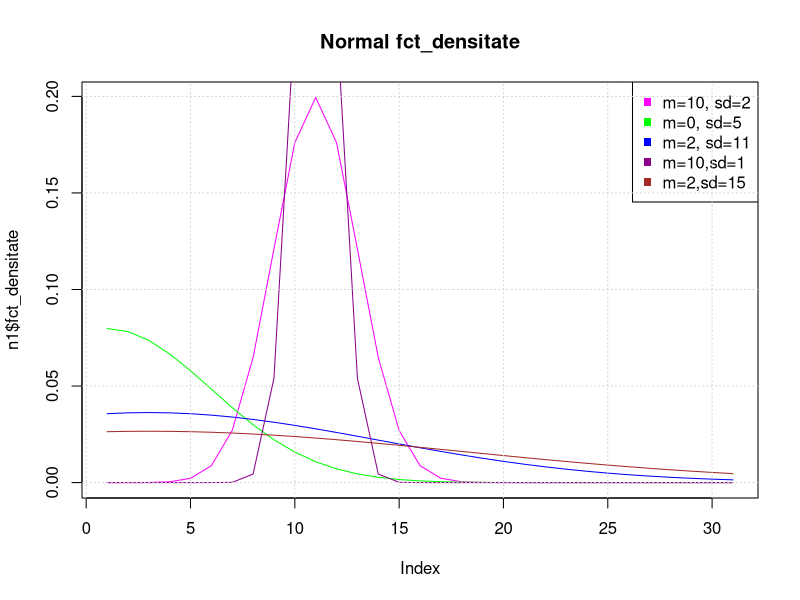
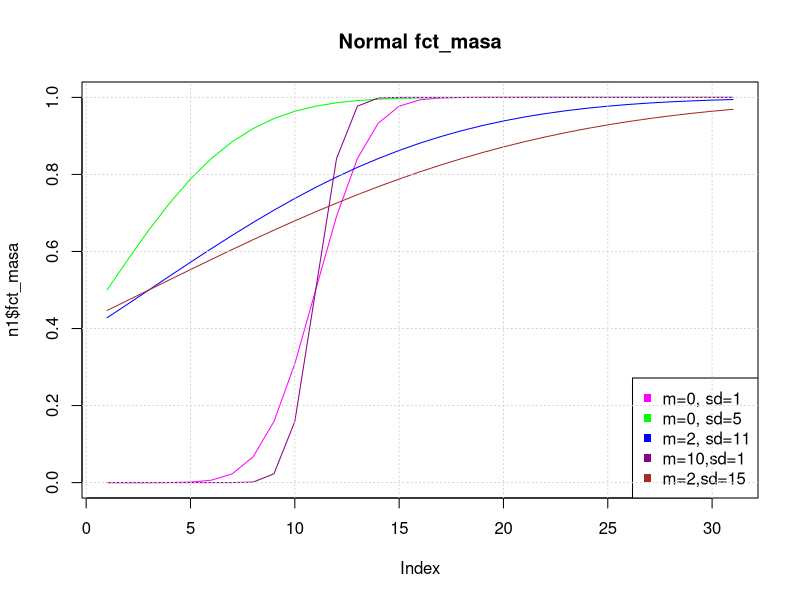
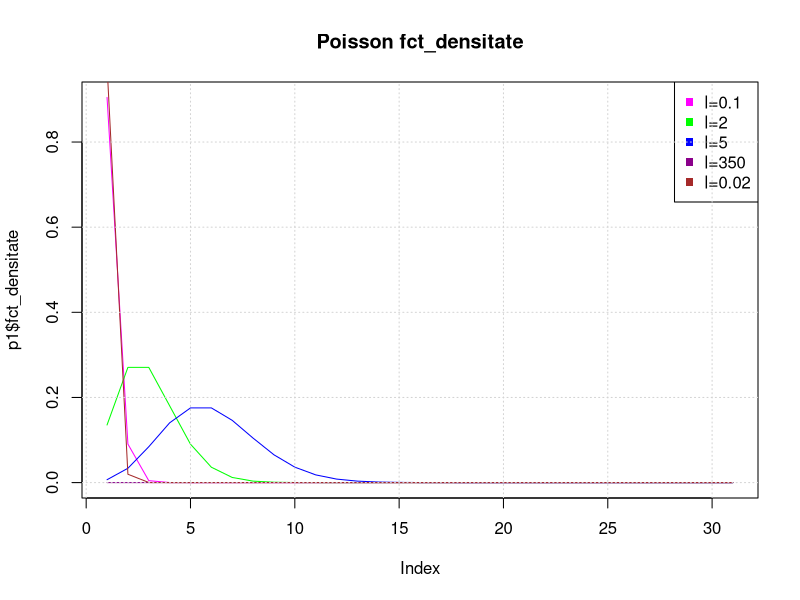
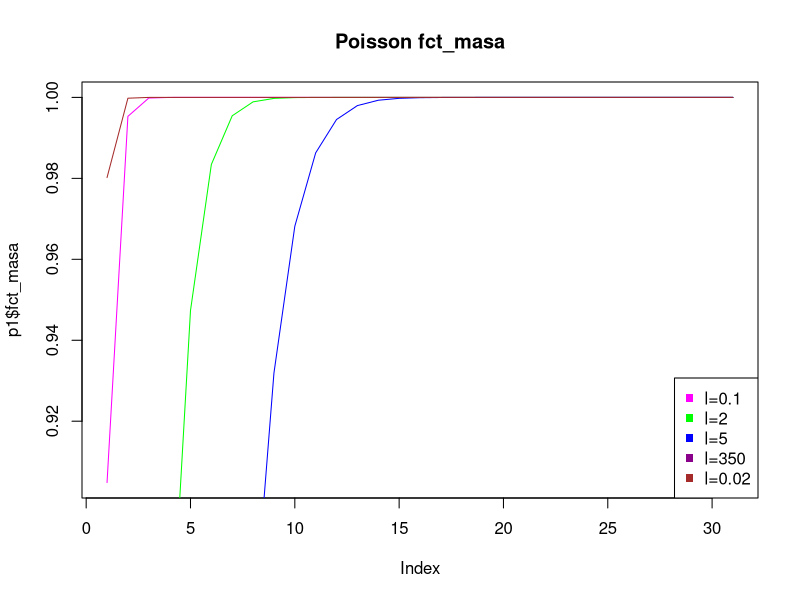
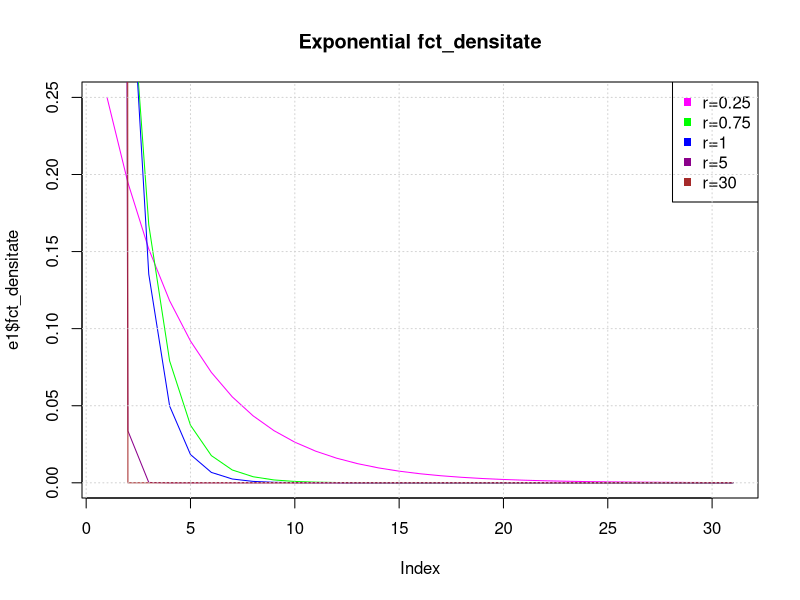
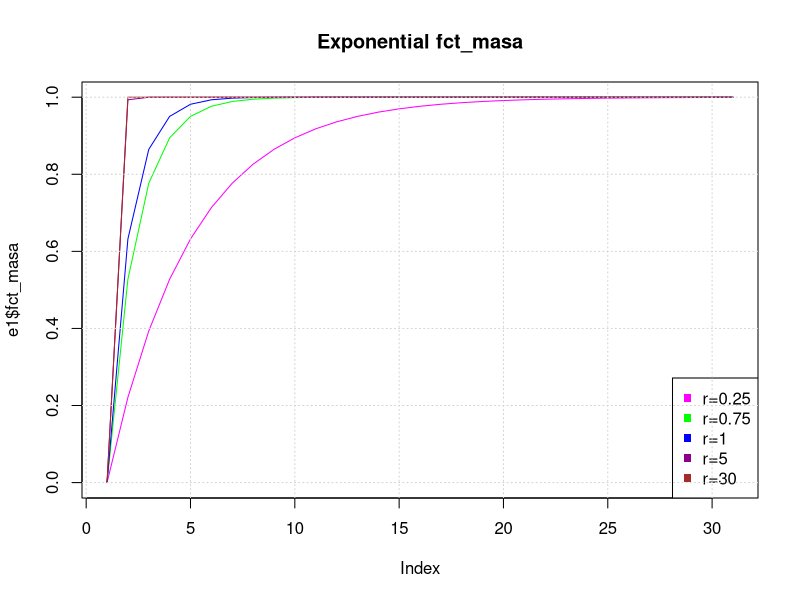
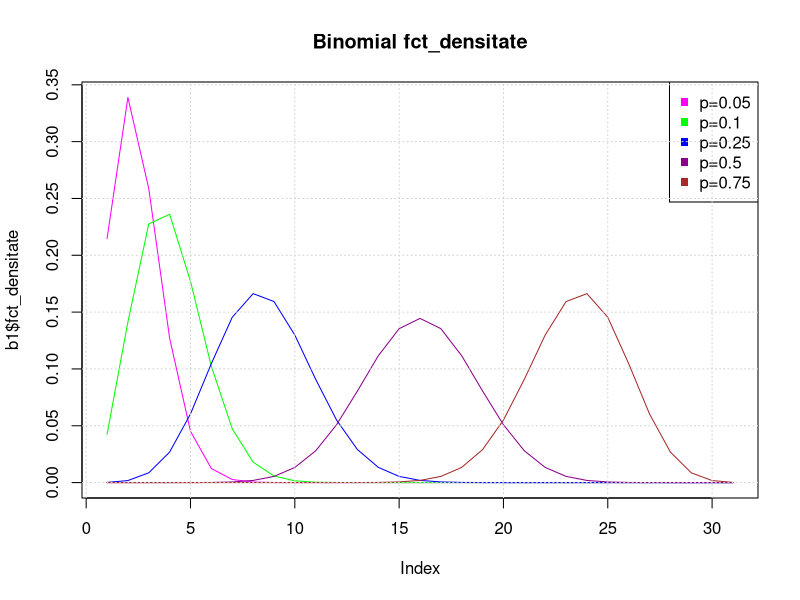
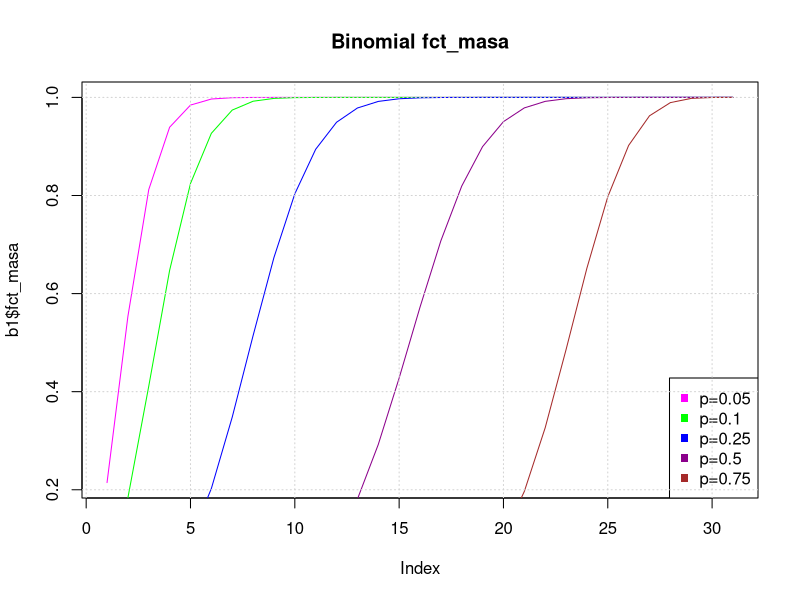

Write the R code that produced these figures, in order. (Note: this script raises an error after producing the figures.)
## ---- chunk 1
knitr::opts_chunk$set(include = TRUE, echo = TRUE, message=FALSE)
options(warn = -1)
## ---- chunk 2
N = rnorm(1000,500)
mean(N)
var(N)
## ---- chunk 3
P = rpois(1000,500)
mean(P)
var(P)
## ---- chunk 4
E = rexp(1000,10)
mean(E)
var(E)
## ---- chunk 5
B = rbinom(1000, 10, 0.1)
mean(B)
var(B)
## ---- chunk 6
# graficele normal
n1 = data.frame(fct_densitate=dnorm(0:30, 10, 2), fct_masa=pnorm(0:30, 10, 2))
n2 = data.frame(fct_densitate=dnorm(0:30, 0, 5), fct_masa=pnorm(0:30, 0, 5))
n3 = data.frame(fct_densitate=dnorm(0:30, 2, 11), fct_masa=pnorm(0:30, 2, 11))
n4 = data.frame(fct_densitate=dnorm(0:30, 10, 1), fct_masa=pnorm(0:30, 10, 1))
n5 = data.frame(fct_densitate=dnorm(0:30, 2, 15), fct_masa=pnorm(0:30, 2, 15))

plot(n1$fct_densitate, type="l",col="magenta", main="Normal fct_densitate")
lines(n2$fct_densitate,type="l",col="green")
lines(n3$fct_densitate,type="l",col="blue")
lines(n4$fct_densitate,type="l",col="darkmagenta")
lines(n5$fct_densitate,type="l",col="brown")
legend("topright",c("m=10, sd=2","m=0, sd=5","m=2, sd=11","m=10,sd=1", "m=2,sd=15"), col=c("magenta","green","blue","darkmagenta","brown"),pch=15)
grid()

## ---- chunk 7
plot(n1$fct_masa,type="l",col="magenta", main="Normal fct_masa") 
lines(n2$fct_masa,type="l",col="green")
lines(n3$fct_masa,type="l",col="blue")
lines(n4$fct_masa,type="l",col="darkmagenta")
lines(n5$fct_masa,type="l",col="brown")
legend("bottomright",c("m=0, sd=1","m=0, sd=5","m=2, sd=11","m=10,sd=1", "m=2,sd=15"), col=c("magenta","green","blue","darkmagenta","brown"),pch=15)
grid()

## ---- chunk 8
# graficele poisson
p1 = data.frame(fct_densitate=dpois(0:30, 0.1), fct_masa=ppois(0:30, 0.1))
p2 = data.frame(fct_densitate=dpois(0:30, 2), fct_masa=ppois(0:30, 2))
p3 = data.frame(fct_densitate=dpois(0:30, 5), fct_masa=ppois(0:30, 5))
p4 = data.frame(fct_densitate=dpois(0:30, 350), fct_masa=ppois(0:30, 350))
p5 = data.frame(fct_densitate=dpois(0:30, 0.02), fct_masa=ppois(0:30, 0.02))

plot(p1$fct_densitate, type="l",col="magenta", main="Poisson fct_densitate") 
lines(p2$fct_densitate,type="l",col="green")
lines(p3$fct_densitate,type="l",col="blue")
lines(p4$fct_densitate,type="l",col="darkmagenta")
lines(p5$fct_densitate,type="l",col="brown")
legend("topright",c("l=0.1","l=2","l=5","l=350", "l=0.02"), col=c("magenta","green","blue","darkmagenta","brown"),pch=15)
grid()

## ---- chunk 9
plot(p1$fct_masa,type="l",col="magenta", main="Poisson fct_masa") 
lines(p2$fct_masa,type="l",col="green")
lines(p3$fct_masa,type="l",col="blue")
lines(p4$fct_masa,type="l",col="darkmagenta")
lines(p5$fct_masa,type="l",col="brown")
legend("bottomright",c("l=0.1","l=2","l=5","l=350", "l=0.02"), col=c("magenta","green","blue","darkmagenta","brown"),pch=15)
## ---- chunk 10
# graficele exponential
e1 = data.frame(fct_densitate=dexp(0:30, 0.25), fct_masa=pexp(0:30, 0.25))
e2 = data.frame(fct_densitate=dexp(0:30, 0.75), fct_masa=pexp(0:30, 0.75))
e3 = data.frame(fct_densitate=dexp(0:30, 1), fct_masa=pexp(0:30, 1))
e4 = data.frame(fct_densitate=dexp(0:30, 5), fct_masa=pexp(0:30, 5))
e5 = data.frame(fct_densitate=dexp(0:30, 30), fct_masa=pexp(0:30, 30))

plot(e1$fct_densitate, type="l",col="magenta", main="Exponential fct_densitate")
lines(e2$fct_densitate,type="l",col="green")
lines(e3$fct_densitate,type="l",col="blue")
lines(e4$fct_densitate,type="l",col="darkmagenta")
lines(e5$fct_densitate,type="l",col="brown")
legend("topright",c("r=0.25","r=0.75","r=1","r=5", "r=30"), col=c("magenta","green","blue","darkmagenta","brown"),pch=15)
grid()

## ---- chunk 11
plot(e1$fct_masa,type="l" ,col="magenta", main="Exponential fct_masa") 
lines(e2$fct_masa,type="l",col="green")
lines(e3$fct_masa,type="l",col="blue")
lines(e4$fct_masa,type="l",col="darkmagenta")
lines(e5$fct_masa,type="l",col="brown")
legend("bottomright",c("r=0.25","r=0.75","r=1","r=5", "r=30"), col=c("magenta","green","blue","darkmagenta","brown"),pch=15)
grid()

## ---- chunk 12
# graficele binomial
b1 = data.frame(fct_densitate=dbinom(0:30, 30, 0.05), fct_masa=pbinom(0:30, 30, 0.05))
b2 = data.frame(fct_densitate=dbinom(0:30, 30, 0.1), fct_masa=pbinom(0:30, 30, 0.1))
b3 = data.frame(fct_densitate=dbinom(0:30, 30, 0.25), fct_masa=pbinom(0:30, 30, 0.25))
b4 = data.frame(fct_densitate=dbinom(0:30, 30, 0.5), fct_masa=pbinom(0:30, 30, 0.5))
b5 = data.frame(fct_densitate=dbinom(0:30, 30, 0.75), fct_masa=pbinom(0:30, 30, 0.75))

plot(b1$fct_densitate, type="l",col="magenta", main="Binomial fct_densitate")
lines(b2$fct_densitate,type="l",col="green")
lines(b3$fct_densitate,type="l",col="blue")
lines(b4$fct_densitate,type="l",col="darkmagenta")
lines(b5$fct_densitate,type="l",col="brown")
legend("topright",c("p=0.05","p=0.1","p=0.25","p=0.5", "p=0.75"), col=c("magenta","green","blue","darkmagenta","brown"),pch=15)
grid()
## ---- chunk 13
plot(b1$fct_masa,type="l",col="magenta", main="Binomial fct_masa")
lines(b2$fct_masa,type="l",col="green")
lines(b3$fct_masa,type="l",col="blue")
lines(b4$fct_masa,type="l",col="darkmagenta")
lines(b5$fct_masa,type="l",col="brown")
legend("bottomright",c("p=0.05","p=0.1","p=0.25","p=0.5", "p=0.75"), col=c("magenta","green","blue","darkmagenta","brown"),pch=15)
grid()
## ---- chunk 14
matr <- matrix(numeric(10 * 6), ncol = 6,
               dimnames = list(
                 1:10,
                 c(
                   "K",
                   "Binomiala",
                   "Poisson",
                   "Normala",
                   "Normala Corectie",
                   "Camp-Paulson"
                  
                 )
               ))
## ---- chunk 15


AppBp <- function(n, p) {
  x <- matrix(numeric(10 * 6), ncol = 6,
              dimnames = list(
                1:10,
                c(
                  "K",
                  "Binomiala",
                  "Poisson",
                  "Normala",
                  "Normala Corectie",
                  "Camp-Paulson"
                 
                )
              ))
  x[,1] <- 1:10
  for(k in 1:10){
    lambda <- n * p
    
    # binomiala
    x[, 2] <- pbinom(1:10, n, p)
    
    # poisson
    x[, 3] <- ppois(1:10, lambda)
    error <- max(abs(x[, 1] - x[, 2]))
    
    # normala corectie
    q = 1 - p
    y <-rnorm(n, n * p, sqrt(n * p * q)) # generare n v.a. normale de medie np
    z.cc <- ((k + 0.5) - n*p / sqrt(n*p*q))  # cu coeficient de corectie
    x[k, 5] <- pnorm(z.cc)
     
    # normala
    z.ncc <- (k - n*p / sqrt(n*p*q)) # fara coeficient de corectie
    x[k, 4] <- pnorm(z.ncc)
   
    # paulson
    a <- (1 / (9 * (n - k)))
    b <- 1 / (9 * (k + 1))
    r <- ((k + 1) * (1 - p) / (p * (n - k)))
    u <- 1 - a
    C <- (1 - b) * (r ^ (2 / 3))
    C <- C - u
    o <- a + b*(r ^ (2 / 3))
    C <- C / (sqrt(o))
    x[k, 6] <- pnorm( C)
  }

  list(x = as.data.frame(x),
       error = error,
       param = c(n, p, lambda))
  return (x)
}
## ---- chunk 16

AppBp(25, 0.05)


AppBp(25,0.1)


AppBp(50,0.05)


AppBp(50,0.1)


AppBp(100,0.05)


AppBp(100,0.1)

## ---- chunk 17
matr <- matrix(numeric(10 * 9), ncol = 9,
               dimnames = list(
                 1:10,
                 c(
                   "Binomiala",
                   "Poisson",
                   "Normala",
                   "Normala Corectie",
                   "Camp-Paulson",
                   "Binom-Pois",
                   "Binom-Norm",
                   "Binom-NormC",
                   "Binom-Cam"
                 )
               ))
## ---- chunk 18


AppBp2 <- function(n, p) {
x<- matrix(numeric(10 * 9), ncol = 9,
               dimnames = list(
                 1:10,
                 c(
                   
                   "Binomiala",
                   "Poisson",
                   "Normala",
                   "Normala Corectie",
                   "Camp-Paulson",
                   "Binom-Pois",
                   "Binom-Norm",
                   "Binom-NormC",
                   "Binom-Cam"
                 )
               ))
  x[,1] <- 1:10
  for(k in 1:10){
    lambda <- n * p
    
    # binomiala
    x[, 2] <- pbinom(1:10, n, p)
    
    # poisson
    x[, 3] <- ppois(1:10, lambda)
    error <- max(abs(x[, 1] - x[, 2]))
    
    # normala corectie
    q = 1 - p
    y <-rnorm(n, n * p, sqrt(n * p * q)) # generare n v.a. normale de medie np
    z.cc <- ((k + 0.5) - n*p / sqrt(n*p*q))  # cu coeficient de corectie
    x[k, 5] <- pnorm(z.cc)
     
    # normala
    z.ncc <- (k - n*p / sqrt(n*p*q)) # fara coeficient de corectie
    x[k, 4] <- pnorm(z.ncc)
   
    # paulson
    a <- (1 / (9 * (n - k)))
    b <- 1 / (9 * (k + 1))
    r <- ((k + 1) * (1 - p) / (p * (n - k)))
    u <- 1 - a
    C <- (1 - b) * (r ^ (2 / 3))
    C <- C - u
    o <- a + b*(r ^ (2 / 3))
    C <- C / (sqrt(o))
    x[k, 6] <- pnorm( C)
  }
  x[,6] <- max(abs((x[,1]-x[,2])))
  x[,7] <- max(abs((x[,1]-x[,3])))
  x[,8] <- max(abs((x[,1]-x[,4])))
  x[,9] <- max(abs((x[,1]-x[,5])))
  list(x = as.data.frame(x),
       error = error,
       param = c(n, p, lambda))
  return (x)
}
## ---- chunk 19

n<-25
p<-0.01

y <- matrix(nrow=10, ncol=4)  
for (i in 1:4) y[,i] <- matr[,i+6-1]
plot(x=0,y=0.2,main="n = 25",xlab="x" ,lty=2,ylab="y",ylim=c(0,1),xlim=c(0,0.5))

while(p<=0.5)
{
  x<-c(p,p,p,p,p,p,p,p,p,p)
  matr<-AppBp2(n,p)
  y <- matrix(nrow=10, ncol=4)  
  for (i in 1:4) y[,i] <- matr[,i+6-1]
  
  lines(x=x, y=y[,1], col='green',lwd=2,type="o")
  lines(x=x, y=y[,2], col='red',lwd=2,type="o")
  lines(x=x,y=y[,3], col='blue',lwd=2,type="o")
  lines(x=x, y=y[,4], col='pink',lwd=2,type="o")
  p<-p+0.01

}

legend("topright", legend=c("Poisson", "Normala","Normala Corectie","Camp Paulson"),
       col=c("green","red", "blue","pink"), lty=1:3, cex=0.8  ,title="Line types", text.font=4, bg='transparent')
grid()
## ---- chunk 20

n<-50
p<-0.01

y <- matrix(nrow=10, ncol=4)  
for (i in 1:4) y[,i] <- matr[,i+6-1]
plot(x=0,y=0, main="n = 50", xlab="x", ylab="y",ylim=c(0,1),xlim=c(0,0.5))
while(p<=0.5)
{
  x<-c(p,p,p,p,p,p,p,p,p,p)
  matr<-AppBp2(n,p)
  y <- matrix(nrow=10, ncol=4)  
  for (i in 1:4) y[,i] <- matr[,i+6-1]
  lines(x=x, y=y[,1], col='red',type="l",lwd=10)
  lines(x=x, y=y[,2], col='green',type="l",lwd=10)
  
  lines(x=x,y=y[,3], col='blue',type="l",lwd=10)
  
  lines(x=x, y=y[,4], col='pink',type="l",lwd=10)
  
  p<-p+0.01
  
  
}

legend("topright", legend=c("Poisson", "Normala","Normala Corectie","Camp Paulson"),
       col=c("green","red", "blue","pink"), lty=1:3, cex=0.8  ,title="Line types", text.font=4, bg='transparent')
grid()

## ---- chunk 21

n<-100
p<-0

y <- matrix(nrow=10, ncol=4)  
for (i in 1:4) y[,i] <- matr[,i+6-1]
plot(x=0,y=0.2,main="n = 100",xlab="x" ,lty=2,ylab="y",ylim=c(0,1),xlim=c(0,0.5))

while(p<=0.5)
{
  x<-c(p,p,p,p,p,p,p,p,p,p)
  matr<-AppBp2(n,p)
  y <- matrix(nrow=10, ncol=4)  
  for (i in 1:4) y[,i] <- matr[,i+6-1]
  lines(x=x, y=y[,1], col='green',lwd=2,type="o")
  lines(x=x, y=y[,2], col='red',lwd=2,type="o")
  lines(x=x,y=y[,3], col='blue',lwd=2,type="o")
  lines(x=x, y=y[,4], col='pink',lwd=2,type="o")
  p<-p+0.01
  
}

legend("topright", legend=c("Poisson", "Normala","Normala Corectie","Camp Paulson"),
       col=c("green","red", "blue","pink"), lty=1:3, cex=0.8  ,title="Line types", text.font=4, bg='transparent')
grid()

## ---- chunk 22
library(pracma)
library(data.table)
## ---- chunk 23
fgam <- function(value)
{
  if (value == 1)
    return(1)
  
  if (value == 1 / 2)
    return(sqrt(pi))
  
  if (value %% 1 == 0 && value > 0)
    return(factorial(value - 1))
    
  if (value > 1)
    return((value - 1) * fgam(value - 1))
  
  else
    if (value < 1) {
      integrand <- function(x, A) {
        x ^ (A - 1) * exp(1) ^ (-x)
      }
      
      integrate_val <-
        integrate(integrand, lower = 0, upper = 100, A = value)
      return(integrate_val$value)
    }
}
## ---- chunk 24
fgam(7)
fgam(3.9)
## ---- chunk 25
fbet <- function (a, b)
{
  if (a + b == 1 && a > 0 && b > 0)
    return((pi / sin(a * pi)))
  
  return(fgam(a) * fgam(b) / fgam(a + b))
}
## ---- chunk 26
fbet(0.35, 0.65)
fbet(13, 8)
## ---- chunk 27
F_Gamma <- function(x, a, b)
{
  if (x > 0 && a > 0 && b > 0) {
    fct <- ((1 * x ^ (a - 1) * exp(1) ^ (-x / b)) / (b ^ a * fgam(a)))
    return(fct)
  }
  else {
    print("Parametrii trebuie sa fie pozitivi!")
    return(0)
  }
}
## ---- chunk 28
F_Beta <- function(x, a, b)
{
  if (x > 0 && x < 1 && a > 0 && b > 0) {
    fct1 <- ((1 * x ^ (a - 1) * (1 - x) ^ (b - 1)) / fbet(a, b))
    return(fct1)
  }
  else
  {
    # print("Parametrul x nu este intre 0 si 1")
    return(0)
  }
}
## ---- chunk 29
fprob1 <- function(val1, val2) {
  
  # X < 3
  
  fprobgamma1 <- function(val1, val2)
  {
    return((integrate(
      F_Gamma,
      lower = 0,
      upper = 3,
      a = val1,
      b = val2
    ))$value)
  }
  
  return(fprobgamma1(val1, val2))
}
## ---- chunk 30
fprob1(2, 5)
fprob1(5, 7)
fprob1(1, 2)
## ---- chunk 31
fprob2 <- function(val1, val2) {
  
  # 2 < X < 5
  
  fprobgamma2 <- function(val1, val2)
  {
    return((integrate(
      F_Gamma,
      lower = 2,
      upper = 5,
      a = val1,
      b = val2
    ))$value)
  }
  
  return(fprobgamma2(val1, val2))
}
## ---- chunk 32
fprob2(2, 5)
fprob2(5, 7)
fprob2(1, 2)
## ---- chunk 33
fprob3 <- function(val1, val2)
{
  fprobgamma3 <- function(val1, val2)
  {
    # 3 < X < 5
    
    a <- (integrate(
      F_Gamma,
      lower = 3,
      upper = 4,
      a = val1,
      b = val2
    )$value)
    
    # X > 2
    
    b <- (integrate(
      F_Gamma,
      lower = 2,
      upper = Inf,
      a = val1,
      b = val2
    )$value)
    return(a / b)
  }
  
  return(fprobgamma3(val1, val2))
}
## ---- chunk 34
fprob3(2, 5)
fprob3(5, 7)
fprob3(1, 2)
## ---- chunk 35
fprob4 <- function(val1, val2) {
  
  # Y > 2
  
  fprobbeta4 <- function(val1, val2)
  {
    return((integrate(
      Vectorize(F_Beta),
      lower = 2,
      upper = Inf,
      a = val1,
      b = val2
    ))$value)
  }
  return(fprobbeta4(val1, val2))
}
## ---- chunk 36
fprob4(2, 5)
fprob4(5, 7)
fprob4(1, 2)
## ---- chunk 37

fprob5 <- function(val1, val2) {
  
  # 4 < X < 6
  
  fprobgamma5 <- function(val1, val2)
  {
    return((integrate(
      F_Gamma,
      lower = 4,
      upper = 6,
      a = val1,
      b = val2
    ))$value)
  }
  return(fprobgamma5(val1, val2))
}
## ---- chunk 38
fprob5(2, 5)
fprob5(5, 7)
fprob5(1, 2)
## ---- chunk 39
fprob6 <- function(val1, val2) {
  fprobgamma6 <- function(val1, val2)
  {
    
    # 0 < X < 1
    
    a <- (integrate(
      F_Gamma,
      lower = 0,
      upper = 1,
      a = val1,
      b = val2
    )$value)
    
    # X < 7
    
    b <- (integrate(
      F_Gamma,
      lower = 0,
      upper = 7,
      a = val1,
      b = val2
    )$value)
    return(a / b)
  }
  
  return(fprobgamma6(val1, val2))
}
## ---- chunk 40
fprob6(2, 5)
fprob6(5, 7)
fprob6(1, 2)
## ---- chunk 41

fprob7 <- function(val1, val2) {
  
  # X + Y < 5
  
  f_suma_gamma_beta <- Vectorize(function(z) {
    return(integral(function(x) {
      (((z - x) ^ (val1 - 1) * exp(-(z - x) / val2)) / ((val2 ^ val1) * fgam(val1))) *
        (((x) ^ (val1 - 1) * (1 - (x)) ^ (val2 - 1)) / fbet(val1, val2))
    }, 0, 1))
  })
  
  return(integrate(f_suma_gamma_beta, 0, 5)$value)
  
}
## ---- chunk 42
fprob7(2, 5)
fprob7(5, 7)
fprob7(1, 2)
## ---- chunk 43

fprob8 <- function(val1, val2) {
  
  # X - Y > 0.5
  
  f_dif_gamma_beta <- Vectorize(function(z) {
    return(integral(function(x) {
      (((z + x) ^ (val1 - 1) * exp(-(z + x) / val2)) / ((val2 ^ val1) * fgam(val1))) *
        (((x) ^ (val1 - 1) * (1 - (x)) ^ (val2 - 1)) / fbet(val1, val2))
    }, 0, 1))
  })
  
  return(integrate(f_dif_gamma_beta, 0.5, Inf)$value)
  
}
## ---- chunk 44
fprob8(2, 5)
fprob8(5, 7)
fprob8(1, 2)
## ---- chunk 45

fprob9 <- function(val1, val2)
{
  
  # x + Y > 3
  
  f_1 <- Vectorize(function(z) {
    return(integral(function(x) {
      (((z - x) ^ (val1 - 1) * exp(-(z - x) / val2)) / ((val2 ^ val1) * fgam(val1))) *
        (((x) ^ (val1 - 1) * (1 - (x)) ^ (val2 - 1)) / fbet(val1, val2))
    }, 0, 1))
  })
  
  # X - Y > 0.5
  
  f_2 <- Vectorize(function(z) {
    return(integral(function(x) {
      (((z + x) ^ (val1 - 1) * exp(-(z + x) / val2)) / ((val2 ^ val1) * fgam(val1))) *
        (((x) ^ (val1 - 1) * (1 - (x)) ^ (val2 - 1)) / fbet(val1, val2))
    }, 0, 1))
    
  })
  
  return((integral(f_2, 0.5, Inf)) * (integral(f_1, 3, Inf)))
  
}

## ---- chunk 46
fprob9(2, 5)
fprob9(5, 7)
fprob9(1, 2)
## ---- chunk 47
F_Gamma_sistem <- function(x, a, b)
{
  return(dgamma(x, shape = a, scale = b))
}

F_Beta_sistem <- function(x, a, b)
{
  return(dbeta(x, shape1 = a, shape2 = b))
}
## ---- chunk 48
fprob1_sistem <- function(val1, val2) {
  
  # X < 3
  
  fprobgamma1 <- function(val1, val2)
  {
    return((
      integrate(
        F_Gamma_sistem,
        lower = 0,
        upper = 3,
        a = val1,
        b = val2
      )
    )$value)
  }
  
  return(fprobgamma1(val1, val2))
}
## ---- chunk 49
  fprob1_sistem(2, 5)
  fprob1_sistem(5, 7)
  fprob1_sistem(1, 2)
## ---- chunk 50
fprob2_sistem <- function(val1, val2) {
  
  # 2 < X < 5
  fprobgamma2 <- function(val1, val2)
  {
    return((
      integrate(
        F_Gamma_sistem,
        lower = 2,
        upper = 5,
        a = val1,
        b = val2
      )
    )$value)
  }
  
  return(fprobgamma2(val1, val2))
}
## ---- chunk 51
  fprob2_sistem(2, 5)
  fprob2_sistem(5, 7)
  fprob2_sistem(1, 2)
## ---- chunk 52

fprob3_sistem <- function(val1, val2)
{
  fprobgamma3 <- function(val1, val2)
  {
 
   # 3 < X < 5
    
    a <- (integrate(
      F_Gamma_sistem,
      lower = 3,
      upper = 4,
      a = val1,
      b = val2
    )$value)
    
    # X > 2
    
    b <- (integrate(
      F_Gamma_sistem,
      lower = 2,
      upper = Inf,
      a = val1,
      b = val2
    )$value)
    return(a / b)
  }
  
  return(fprobgamma3(val1, val2))
}
## ---- chunk 53
  fprob3_sistem(2, 5)
  fprob3_sistem(5, 7)
  fprob3_sistem(1, 2)
## ---- chunk 54

fprob4_sistem <- function(val1, val2) {
  fprobbeta4 <- function(val1, val2)
  {
  
    # Y > 2
    
    return(integrate(
      F_Beta_sistem,
      lower = 2,
      upper = Inf,
      a = val1,
      b = val2
    )$value)
  }
  
  return(fprobbeta4(val1, val2))
}
## ---- chunk 55
  fprob4_sistem(2, 5)
  fprob4_sistem(5, 7)
  fprob4_sistem(1, 2)
## ---- chunk 56

fprob5_sistem <- function(val1, val2) {
  fprobgamma5 <- function(val1, val2)
  {
    
    # 4 < X < 6
    
    return((
      integrate(
        F_Gamma_sistem,
        lower = 4,
        upper = 6,
        a = val1,
        b = val2
      )
    )$value)
  }
  
  return(fprobgamma5(val1, val2))
}
## ---- chunk 57
  fprob5_sistem(2, 5)
  fprob5_sistem(5, 7)
  fprob5_sistem(1, 2)
## ---- chunk 58

fprob6_sistem <- function(val1, val2) {
  fprobgamma6 <- function(val1, val2)
  {
    
    # 0 < X < 1
    
    a <- (integrate(
      F_Gamma_sistem,
      lower = 0,
      upper = 1,
      a = val1,
      b = val2
    )$value)
    
    # X < 7
    
    b <- (integrate(
      F_Gamma_sistem,
      lower = 0,
      upper = 7,
      a = val1,
      b = val2
    )$value)
    return(a / b)
  }
  
  return(fprobgamma6(val1, val2))
}
## ---- chunk 59
  fprob6_sistem(2, 5)
  fprob6_sistem(5, 7)
  fprob6_sistem(1, 2)
## ---- chunk 60

fprob7_sistem <- function(val1, val2) {
  
  # X + Y < 5
  
  f_suma_gamma_beta <- Vectorize(function(z) {
    return(integral(function(x) {
      F_Gamma_sistem((z - x), val1, val2) * F_Beta_sistem(x, val1, val2)
    }, 0, 1))
  })
  
  return(integrate(f_suma_gamma_beta, 0, 5)$value)
}
## ---- chunk 61
  fprob7_sistem(2, 5)
  fprob7_sistem(5, 7)
  fprob7_sistem(1, 2)
## ---- chunk 62

fprob8_sistem <- function(val1, val2) {
  
  # X - Y > 0.5
  
  f_dif_gamma_beta <- Vectorize(function(z) {
    return(integral(function(x) {
      F_Gamma_sistem((z + x), val1, val2) * F_Beta_sistem(x, val1, val2)
    }, 0, 1))
  })
  
  return(integrate(f_dif_gamma_beta, 0.5, Inf)$value)
  
}
## ---- chunk 63
  fprob8_sistem(2, 5)
  fprob8_sistem(5, 7)
  fprob8_sistem(1, 2)
## ---- chunk 64

fprob9_sistem <- function(val1, val2) {
  
  # x + Y > 3
  
  f_1 <- Vectorize(function(z) {
    return(integral(function(x) {
      F_Gamma_sistem((z - x), val1, val2) * F_Beta_sistem(x, val1, val2)
    }, 0, 1))
  })
  
  # x - Y > 3
  
  f_2 <- Vectorize(function(z) {
    return(integral(function(x) {
      F_Gamma_sistem((z + x), val1, val2) * F_Beta_sistem(x, val1, val2)
    }, 0, 1))
  })
  
  return(integral(f_2, 0.5, Inf) * integral(f_1, 3, Inf))
}
## ---- chunk 65
  fprob9_sistem(2, 5)
  fprob9_sistem(5, 7)
  fprob9_sistem(1, 2)
## ---- chunk 66
sistem1 <- c(
  fprob1_sistem(2, 5),
  fprob2_sistem(2, 5),
  fprob3_sistem(2, 5),
  fprob4_sistem(2, 5),
  fprob5_sistem(2, 5),
  fprob6_sistem(2, 5),
  fprob7_sistem(2, 5),
  fprob8_sistem(2, 5),
  fprob9_sistem(2, 5)
  
)

implem1 <- c(
  fprob1(2, 5),
  fprob2(2, 5),
  fprob3(2, 5),
  fprob4(2, 5),
  fprob5(2, 5),
  fprob6(2, 5),
  fprob7(2, 5),
  fprob8(2, 5),
  fprob9(2, 5)
)

sistem2 <- c(
  fprob1_sistem(5, 7),
  fprob2_sistem(5, 7),
  fprob3_sistem(5, 7),
  fprob4_sistem(5, 7),
  fprob5_sistem(5, 7),
  fprob6_sistem(5, 7),
  fprob7_sistem(5, 7),
  fprob8_sistem(5, 7),
  fprob9_sistem(5, 7)
  
)

implem2 <- c(
  fprob1(5, 7),
  fprob2(5, 7),
  fprob3(5, 7),
  fprob4(5, 7),
  fprob5(5, 7),
  fprob6(5, 7),
  fprob7(5, 7),
  fprob8(5, 7),
  fprob9(5, 7)
)

sistem3 <- c(
  fprob1_sistem(1, 2),
  fprob2_sistem(1, 2),
  fprob3_sistem(1, 2),
  fprob4_sistem(1, 2),
  fprob5_sistem(1, 2),
  fprob6_sistem(1, 2),
  fprob7_sistem(1, 2),
  fprob8_sistem(1, 2),
  fprob9_sistem(1, 2)
)

implem3 <- c(
  fprob1(1, 2),
  fprob2(1, 2),
  fprob3(1, 2),
  fprob4(1, 2),
  fprob5(1, 2),
  fprob6(1, 2),
  fprob7(1, 2),
  fprob8(1, 2),
  fprob9(1, 2)
)
## ---- chunk 67
a_vector1 <- c()
a_vector1[1:9] <- 2
b_vector1 <- c()
b_vector1[1:9] <- 9
a_vector2 <- c()
a_vector2[1:9] <- 5
b_vector2 <- c()
b_vector2[1:9] <- 7
a_vector3 <- c()
a_vector3[1:9] <- 1
b_vector3 <- c()
b_vector3[1:9] <- 2
## ---- chunk 68
DT = data.table(
  a = c(a_vector1, a_vector2, a_vector3),
  b = c(b_vector1, b_vector2, b_vector3),
  
  My_Values = c(implem1, implem2, implem3),
  System_Values = c(sistem1, sistem2, sistem3)
)
DT
## ---- chunk 69
frepcomgen <- function(n, m)
{
  # se genereaza doua variabile aleatoare discrete x si y 
  # si repartitiile lor 
  x <- sample(-2:10, n)
  x_norm = x / sum(x)
  y <- sample(-2:10, m)
  y_norm = y / sum(y)
  
  A <- matrix(nrow = n + 2, ncol = m + 2)
  
  #pe prima linie se gasesc valorile lui x
  for (i in 2:(m + 1))
    A[1, i] <- y[i - 1]
  #pe prima coloana se gaasesc valorile lui y
  for (j in 2:(n + 1))
    A[j, 1] <- x[j - 1]
  
  #generam tabelul cu repartitia comuna a v.a. x si y 
  #intr-o forma in care sa poata sa fie calculate
  
  for (i in 2:(n + 1))
  {
    suma_l <- 0
    for (j in 2:(m + 1))
    {
      suma_l <- suma_l + x_norm[i - 1] * y_norm[j - 1]
      if (i != j)
      {
        A[i, j] <- x_norm[i - 1] * y_norm[j - 1]
      }
      else
      #lasam goluri pe positiile in care i este egal cu j
        A[i, j] <- 0
      
    }
    # pe ultima coloana se gasesc probabilitatile valorilor din x
    A[i, m + 2] <- suma_l
  }
  
  
  for (j in 2:(m + 1))
  {
    suma_c <- 0
    for (i in 2:(n + 1))
    {
      suma_c <- suma_c +  x_norm[i - 1] * y_norm[j - 1]
    }
    # pe ultima linie se gasesc probabilitatile valorilor din y
    A[n + 2, j] <- suma_c
  }
  
  suma <- 0
  for (i in 2:(n + 1))
    suma <- suma + A[i, m + 2]
  A[n + 2, m + 2] <- suma
  return(A)
}
## ---- chunk 70
A <- frepcomgen(5, 4)
A
## ---- chunk 71
fcomplrepcom <- function(A) {
  n <- nrow(A)
  m <- ncol(A)
  min <- min(n,m)
  # se calculeaza suma pe linii si se scade din probabilitatea
  # totala a liniei
  for (i in 2:(m - 1))
  {
    suma_l <- 0
    for (j in 2:(min - 1))
    {
      if (i != j) {
        suma_l <- suma_l + A[i, j]
      }
    }
    
    A[i, i] <-  A[i, ncol(A)] - suma_l
  }
  
  return(A)
}
## ---- chunk 72
A_complet <- fcomplrepcom(A)
A_complet
## ---- chunk 73
covariance <- function(A) {
  sum <- 0
  # calculam E[xy]
  for (i in 2:(nrow(A) - 1)) {
    for (j in 2:(ncol(A) - 1)) {
      sum <- sum + A[i, j] * A[1, j] * A[i, 1]
    }
  }
  # calculam E[y]
  suma_y <- 0
  for (j in 2:(ncol(A) - 1)) {
    suma_y <- suma_y + A[1, j] * A[(nrow(A)), j]
    
  }
  # calculam E[x]
  suma_x <- 0
  for (i in 2:(nrow(A) - 1)) {
    suma_x <- suma_x + A[i, 1] * A[i, (ncol(A))]
    
  }
  # calculam cov(3x,4y)
  cov <- 12 * (sum - (suma_x * suma_y))
  
  return(cov)
}
## ---- chunk 74
c <- covariance(A_complet)
c
## ---- chunk 75
prob1 <- function(A)
{
  # calculam P(0 < X < 5 | Y > 4)
  suma1 <- 0
  suma2 <- 0
  for (i in 2:(nrow(A) - 1)) {
    for (j in 2:(ncol(A) - 1)) {
      if (A[i, 1] > 0 && A[i, 1] < 5) {
        suma1 <- suma1 + A[i, j]
      }
      if (A[1, j] > 4) {
        suma2 <- suma2 + A[i, j]
      }
    }
  }
  return(suma1 / suma2)
}
## ---- chunk 76
pb1 <- prob1(A_complet)
pb1
## ---- chunk 77
prob2 <- function(A)
{
  # calculam P(X > 3, Y < 7)
  suma <- 0
  for (i in 2:(nrow(A) - 1)) {
    for (j in 2:(ncol(A) - 1)) {
      if (A[i, 1] > 3 && A[1, j] < 7) {
        suma <- suma + A[i, j]
      }
    }
  }
  return(suma)
}
## ---- chunk 78
pb2 <- prob2(A_complet)
pb2
## ---- chunk 79
fverind <- function(A)
{
  ok <- 0
  
  for (i in 2:(nrow(A) - 1)) {
    for (j in 2:(ncol(A) - 1)) {
      if (A[i, j] == A[i, ncol(A)] * A[nrow(A), j])
        ok <- 1
      else
        ok <- 0
      
    }
  }
  if (ok == 1)
  {
    return("sunt independente")
  }
  else
  {
    return("nu sunt independente")
  }
}
## ---- chunk 80
fverind(A)
## ---- chunk 81
fvernecor <-  function(A)
{
  
  # calculam E[xy]
  
  sum <- 0
  for (i in 2:(nrow(A) - 1)) {
    for (j in 2:(ncol(A) - 1)) {
      sum <- sum + A[i, j] * A[1, j] * A[i, 1]
    }
  }
  
  # E[x], E[y]
  
  suma_y <- 0
  for (j in 2:(ncol(A) - 1)) {
    suma_y <- suma_y + A[1, j] * A[(nrow(A)), j]
    
    
  }
  suma_x <- 0
  for (i in 2:(nrow(A) - 1)) {
    suma_x <- suma_x + A[i, 1] * A[i, (ncol(A))]
  }
  # folosim formula E[xy]= E[x]E[y]
  if (sum == suma_x * suma_y)
  {
    return("nu sunt corelate")
  }
  
  else
    return("sunt corelate")
}
## ---- chunk 82
fvernecor(A)
